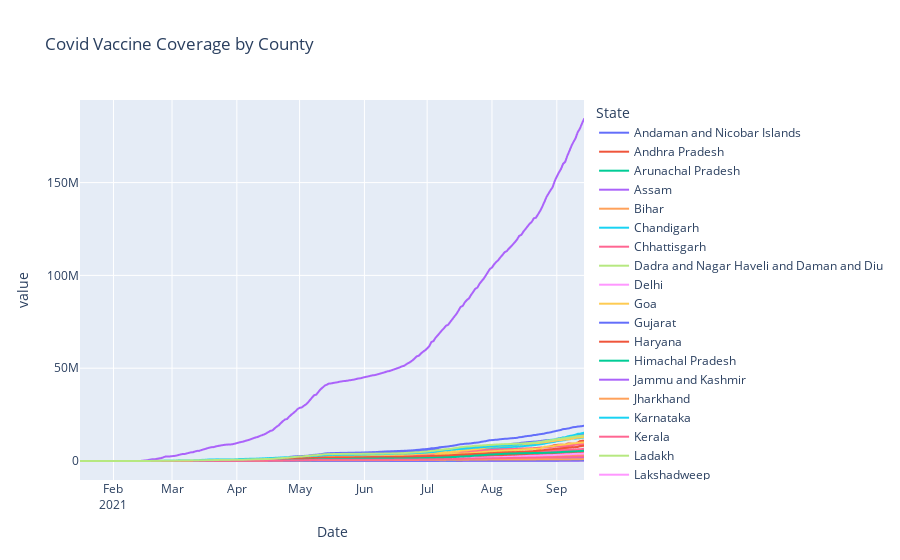

This figure's notebook cell:
### Code cell
fig = px.line(vaccine_state, x='Date', y=vaccine_state.columns,
              hover_data={'Date': "|%B %d, %Y, %a"},
              title='Covid Vaccine Coverage by County')
fig.update_xaxes(
    dtick="M1",
    tickformat="%b\n%Y")
fig.show()

### Figure 1 — Plotly figure (JSON) as saved in the notebook; plotly's stock layout.template omitted (floating-point values rounded to 4 significant figures; data arrays with more than 128 entries replaced by an {"elided": "..."} marker saying what was removed)
{"data": [{"hovertemplate": "State=Andaman and Nicobar Islands<br>Date=%{x|%B %d, %Y, %a}<br>value=%{y}<extra></extra>", "legendgroup": "Andaman and Nicobar Islands", "line": {"color": "#636efa", "dash": "solid"}, "marker": {"symbol": "circle"}, "mode": "lines", "name": "Andaman and Nicobar Islands", "showlegend": true, "type": "scattergl", "x": {"elided": "240 str values"}, "xaxis": "x", "y": {"elided": "240 int values"}, "yaxis": "y"}, {"hovertemplate": "State=Andhra Pradesh<br>Date=%{x|%B %d, %Y, %a}<br>value=%{y}<extra></extra>", "legendgroup": "Andhra Pradesh", "line": {"color": "#EF553B", "dash": "solid"}, "marker": {"symbol": "circle"}, "mode": "lines", "name": "Andhra Pradesh", "showlegend": true, "type": "scattergl", "x": {"elided": "240 str values"}, "xaxis": "x", "y": {"elided": "240 int values"}, "yaxis": "y"}, {"hovertemplate": "State=Arunachal Pradesh<br>Date=%{x|%B %d, %Y, %a}<br>value=%{y}<extra></extra>", "legendgroup": "Arunachal Pradesh", "line": {"color": "#00cc96", "dash": "solid"}, "marker": {"symbol": "circle"}, "mode": "lines", "name": "Arunachal Pradesh", "showlegend": true, "type": "scattergl", "x": {"elided": "240 str values"}, "xaxis": "x", "y": {"elided": "240 int values"}, "yaxis": "y"}, {"hovertemplate": "State=Assam<br>Date=%{x|%B %d, %Y, %a}<br>value=%{y}<extra></extra>", "legendgroup": "Assam", "line": {"color": "#ab63fa", "dash": "solid"}, "marker": {"symbol": "circle"}, "mode": "lines", "name": "Assam", "showlegend": true, "type": "scattergl", "x": {"elided": "240 str values"}, "xaxis": "x", "y": {"elided": "240 int values"}, "yaxis": "y"}, {"hovertemplate": "State=Bihar<br>Date=%{x|%B %d, %Y, %a}<br>value=%{y}<extra></extra>", "legendgroup": "Bihar", "line": {"color": "#FFA15A", "dash": "solid"}, "marker": {"symbol": "circle"}, "mode": "lines", "name": "Bihar", "showlegend": true, "type": "scattergl", "x": {"elided": "240 str values"}, "xaxis": "x", "y": {"elided": "240 int values"}, "yaxis": "y"}, {"hovertemplate": "State=Chandigarh<br>Date=%{x|%B %d, %Y, %a}<br>value=%{y}<extra></extra>", "legendgroup": "Chandigarh", "line": {"color": "#19d3f3", "dash": "solid"}, "marker": {"symbol": "circle"}, "mode": "lines", "name": "Chandigarh", "showlegend": true, "type": "scattergl", "x": {"elided": "240 str values"}, "xaxis": "x", "y": {"elided": "240 int values"}, "yaxis": "y"}, {"hovertemplate": "State=Chhattisgarh<br>Date=%{x|%B %d, %Y, %a}<br>value=%{y}<extra></extra>", "legendgroup": "Chhattisgarh", "line": {"color": "#FF6692", "dash": "solid"}, "marker": {"symbol": "circle"}, "mode": "lines", "name": "Chhattisgarh", "showlegend": true, "type": "scattergl", "x": {"elided": "240 str values"}, "xaxis": "x", "y": {"elided": "240 int values"}, "yaxis": "y"}, {"hovertemplate": "State=Dadra and Nagar Haveli and Daman and Diu<br>Date=%{x|%B %d, %Y, %a}<br>value=%{y}<extra></extra>", "legendgroup": "Dadra and Nagar Haveli and Daman and Diu", "line": {"color": "#B6E880", "dash": "solid"}, "marker": {"symbol": "circle"}, "mode": "lines", "name": "Dadra and Nagar Haveli and Daman and Diu", "showlegend": true, "type": "scattergl", "x": {"elided": "240 str values"}, "xaxis": "x", "y": {"elided": "240 int values"}, "yaxis": "y"}, {"hovertemplate": "State=Delhi<br>Date=%{x|%B %d, %Y, %a}<br>value=%{y}<extra></extra>", "legendgroup": "Delhi", "line": {"color": "#FF97FF", "dash": "solid"}, "marker": {"symbol": "circle"}, "mode": "lines", "name": "Delhi", "showlegend": true, "type": "scattergl", "x": {"elided": "240 str values"}, "xaxis": "x", "y": {"elided": "240 int values"}, "yaxis": "y"}, {"hovertemplate": "State=Goa<br>Date=%{x|%B %d, %Y, %a}<br>value=%{y}<extra></extra>", "legendgroup": "Goa", "line": {"color": "#FECB52", "dash": "solid"}, "marker": {"symbol": "circle"}, "mode": "lines", "name": "Goa", "showlegend": true, "type": "scattergl", "x": {"elided": "240 str values"}, "xaxis": "x", "y": {"elided": "240 int values"}, "yaxis": "y"}, {"hovertemplate": "State=Gujarat<br>Date=%{x|%B %d, %Y, %a}<br>value=%{y}<extra></extra>", "legendgroup": "Gujarat", "line": {"color": "#636efa", "dash": "solid"}, "marker": {"symbol": "circle"}, "mode": "lines", "name": "Gujarat", "showlegend": true, "type": "scattergl", "x": {"elided": "240 str values"}, "xaxis": "x", "y": {"elided": "240 int values"}, "yaxis": "y"}, {"hovertemplate": "State=Haryana<br>Date=%{x|%B %d, %Y, %a}<br>value=%{y}<extra></extra>", "legendgroup": "Haryana", "line": {"color": "#EF553B", "dash": "solid"}, "marker": {"symbol": "circle"}, "mode": "lines", "name": "Haryana", "showlegend": true, "type": "scattergl", "x": {"elided": "240 str values"}, "xaxis": "x", "y": {"elided": "240 int values"}, "yaxis": "y"}, {"hovertemplate": "State=Himachal Pradesh<br>Date=%{x|%B %d, %Y, %a}<br>value=%{y}<extra></extra>", "legendgroup": "Himachal Pradesh", "line": {"color": "#00cc96", "dash": "solid"}, "marker": {"symbol": "circle"}, "mode": "lines", "name": "Himachal Pradesh", "showlegend": true, "type": "scattergl", "x": {"elided": "240 str values"}, "xaxis": "x", "y": {"elided": "240 int values"}, "yaxis": "y"}, {"hovertemplate": "State=Jammu and Kashmir<br>Date=%{x|%B %d, %Y, %a}<br>value=%{y}<extra></extra>", "legendgroup": "Jammu and Kashmir", "line": {"color": "#ab63fa", "dash": "solid"}, "marker": {"symbol": "circle"}, "mode": "lines", "name": "Jammu and Kashmir", "showlegend": true, "type": "scattergl", "x": {"elided": "240 str values"}, "xaxis": "x", "y": {"elided": "240 int values"}, "yaxis": "y"}, {"hovertemplate": "State=Jharkhand<br>Date=%{x|%B %d, %Y, %a}<br>value=%{y}<extra></extra>", "legendgroup": "Jharkhand", "line": {"color": "#FFA15A", "dash": "solid"}, "marker": {"symbol": "circle"}, "mode": "lines", "name": "Jharkhand", "showlegend": true, "type": "scattergl", "x": {"elided": "240 str values"}, "xaxis": "x", "y": {"elided": "240 int values"}, "yaxis": "y"}, {"hovertemplate": "State=Karnataka<br>Date=%{x|%B %d, %Y, %a}<br>value=%{y}<extra></extra>", "legendgroup": "Karnataka", "line": {"color": "#19d3f3", "dash": "solid"}, "marker": {"symbol": "circle"}, "mode": "lines", "name": "Karnataka", "showlegend": true, "type": "scattergl", "x": {"elided": "240 str values"}, "xaxis": "x", "y": {"elided": "240 int values"}, "yaxis": "y"}, {"hovertemplate": "State=Kerala<br>Date=%{x|%B %d, %Y, %a}<br>value=%{y}<extra></extra>", "legendgroup": "Kerala", "line": {"color": "#FF6692", "dash": "solid"}, "marker": {"symbol": "circle"}, "mode": "lines", "name": "Kerala", "showlegend": true, "type": "scattergl", "x": {"elided": "240 str values"}, "xaxis": "x", "y": {"elided": "240 int values"}, "yaxis": "y"}, {"hovertemplate": "State=Ladakh<br>Date=%{x|%B %d, %Y, %a}<br>value=%{y}<extra></extra>", "legendgroup": "Ladakh", "line": {"color": "#B6E880", "dash": "solid"}, "marker": {"symbol": "circle"}, "mode": "lines", "name": "Ladakh", "showlegend": true, "type": "scattergl", "x": {"elided": "240 str values"}, "xaxis": "x", "y": {"elided": "240 int values"}, "yaxis": "y"}, {"hovertemplate": "State=Lakshadweep<br>Date=%{x|%B %d, %Y, %a}<br>value=%{y}<extra></extra>", "legendgroup": "Lakshadweep", "line": {"color": "#FF97FF", "dash": "solid"}, "marker": {"symbol": "circle"}, "mode": "lines", "name": "Lakshadweep", "showlegend": true, "type": "scattergl", "x": {"elided": "240 str values"}, "xaxis": "x", "y": {"elided": "240 int values"}, "yaxis": "y"}, {"hovertemplate": "State=Madhya Pradesh<br>Date=%{x|%B %d, %Y, %a}<br>value=%{y}<extra></extra>", "legendgroup": "Madhya Pradesh", "line": {"color": "#FECB52", "dash": "solid"}, "marker": {"symbol": "circle"}, "mode": "lines", "name": "Madhya Pradesh", "showlegend": true, "type": "scattergl", "x": {"elided": "240 str values"}, "xaxis": "x", "y": {"elided": "240 int values"}, "yaxis": "y"}, {"hovertemplate": "State=Maharashtra<br>Date=%{x|%B %d, %Y, %a}<br>value=%{y}<extra></extra>", "legendgroup": "Maharashtra", "line": {"color": "#636efa", "dash": "solid"}, "marker": {"symbol": "circle"}, "mode": "lines", "name": "Maharashtra", "showlegend": true, "type": "scattergl", "x": {"elided": "240 str values"}, "xaxis": "x", "y": {"elided": "240 int values"}, "yaxis": "y"}, {"hovertemplate": "State=Manipur<br>Date=%{x|%B %d, %Y, %a}<br>value=%{y}<extra></extra>", "legendgroup": "Manipur", "line": {"color": "#EF553B", "dash": "solid"}, "marker": {"symbol": "circle"}, "mode": "lines", "name": "Manipur", "showlegend": true, "type": "scattergl", "x": {"elided": "240 str values"}, "xaxis": "x", "y": {"elided": "240 int values"}, "yaxis": "y"}, {"hovertemplate": "State=Meghalaya<br>Date=%{x|%B %d, %Y, %a}<br>value=%{y}<extra></extra>", "legendgroup": "Meghalaya", "line": {"color": "#00cc96", "dash": "solid"}, "marker": {"symbol": "circle"}, "mode": "lines", "name": "Meghalaya", "showlegend": true, "type": "scattergl", "x": {"elided": "240 str values"}, "xaxis": "x", "y": {"elided": "240 int values"}, "yaxis": "y"}, {"hovertemplate": "State=Miscellaneous<br>Date=%{x|%B %d, %Y, %a}<br>value=%{y}<extra></extra>", "legendgroup": "Miscellaneous", "line": {"color": "#ab63fa", "dash": "solid"}, "marker": {"symbol": "circle"}, "mode": "lines", "name": "Miscellaneous", "showlegend": true, "type": "scattergl", "x": {"elided": "240 str values"}, "xaxis": "x", "y": {"elided": "240 int values"}, "yaxis": "y"}, {"hovertemplate": "State=Mizoram<br>Date=%{x|%B %d, %Y, %a}<br>value=%{y}<extra></extra>", "legendgroup": "Mizoram", "line": {"color": "#FFA15A", "dash": "solid"}, "marker": {"symbol": "circle"}, "mode": "lines", "name": "Mizoram", "showlegend": true, "type": "scattergl", "x": {"elided": "240 str values"}, "xaxis": "x", "y": {"elided": "240 int values"}, "yaxis": "y"}, {"hovertemplate": "State=Nagaland<br>Date=%{x|%B %d, %Y, %a}<br>value=%{y}<extra></extra>", "legendgroup": "Nagaland", "line": {"color": "#19d3f3", "dash": "solid"}, "marker": {"symbol": "circle"}, "mode": "lines", "name": "Nagaland", "showlegend": true, "type": "scattergl", "x": {"elided": "240 str values"}, "xaxis": "x", "y": {"elided": "240 int values"}, "yaxis": "y"}, {"hovertemplate": "State=Odisha<br>Date=%{x|%B %d, %Y, %a}<br>value=%{y}<extra></extra>", "legendgroup": "Odisha", "line": {"color": "#FF6692", "dash": "solid"}, "marker": {"symbol": "circle"}, "mode": "lines", "name": "Odisha", "showlegend": true, "type": "scattergl", "x": {"elided": "240 str values"}, "xaxis": "x", "y": {"elided": "240 int values"}, "yaxis": "y"}, {"hovertemplate": "State=Puducherry<br>Date=%{x|%B %d, %Y, %a}<br>value=%{y}<extra></extra>", "legendgroup": "Puducherry", "line": {"color": "#B6E880", "dash": "solid"}, "marker": {"symbol": "circle"}, "mode": "lines", "name": "Puducherry", "showlegend": true, "type": "scattergl", "x": {"elided": "240 str values"}, "xaxis": "x", "y": {"elided": "240 int values"}, "yaxis": "y"}, {"hovertemplate": "State=Punjab<br>Date=%{x|%B %d, %Y, %a}<br>value=%{y}<extra></extra>", "legendgroup": "Punjab", "line": {"color": "#FF97FF", "dash": "solid"}, "marker": {"symbol": "circle"}, "mode": "lines", "name": "Punjab", "showlegend": true, "type": "scattergl", "x": {"elided": "240 str values"}, "xaxis": "x", "y": {"elided": "240 int values"}, "yaxis": "y"}, {"hovertemplate": "State=Rajasthan<br>Date=%{x|%B %d, %Y, %a}<br>value=%{y}<extra></extra>", "legendgroup": "Rajasthan", "line": {"color": "#FECB52", "dash": "solid"}, "marker": {"symbol": "circle"}, "mode": "lines", "name": "Rajasthan", "showlegend": true, "type": "scattergl", "x": {"elided": "240 str values"}, "xaxis": "x", "y": {"elided": "240 int values"}, "yaxis": "y"}, {"hovertemplate": "State=Sikkim<br>Date=%{x|%B %d, %Y, %a}<br>value=%{y}<extra></extra>", "legendgroup": "Sikkim", "line": {"color": "#636efa", "dash": "solid"}, "marker": {"symbol": "circle"}, "mode": "lines", "name": "Sikkim", "showlegend": true, "type": "scattergl", "x": {"elided": "240 str values"}, "xaxis": "x", "y": {"elided": "240 int values"}, "yaxis": "y"}, {"hovertemplate": "State=Tamil Nadu<br>Date=%{x|%B %d, %Y, %a}<br>value=%{y}<extra></extra>", "legendgroup": "Tamil Nadu", "line": {"color": "#EF553B", "dash": "solid"}, "marker": {"symbol": "circle"}, "mode": "lines", "name": "Tamil Nadu", "showlegend": true, "type": "scattergl", "x": {"elided": "240 str values"}, "xaxis": "x", "y": {"elided": "240 int values"}, "yaxis": "y"}, {"hovertemplate": "State=Telangana<br>Date=%{x|%B %d, %Y, %a}<br>value=%{y}<extra></extra>", "legendgroup": "Telangana", "line": {"color": "#00cc96", "dash": "solid"}, "marker": {"symbol": "circle"}, "mode": "lines", "name": "Telangana", "showlegend": true, "type": "scattergl", "x": {"elided": "240 str values"}, "xaxis": "x", "y": {"elided": "240 int values"}, "yaxis": "y"}, {"hovertemplate": "State=Total<br>Date=%{x|%B %d, %Y, %a}<br>value=%{y}<extra></extra>", "legendgroup": "Total", "line": {"color": "#ab63fa", "dash": "solid"}, "marker": {"symbol": "circle"}, "mode": "lines", "name": "Total", "showlegend": true, "type": "scattergl", "x": {"elided": "240 str values"}, "xaxis": "x", "y": {"elided": "240 int values"}, "yaxis": "y"}, {"hovertemplate": "State=Tripura<br>Date=%{x|%B %d, %Y, %a}<br>value=%{y}<extra></extra>", "legendgroup": "Tripura", "line": {"color": "#FFA15A", "dash": "solid"}, "marker": {"symbol": "circle"}, "mode": "lines", "name": "Tripura", "showlegend": true, "type": "scattergl", "x": {"elided": "240 str values"}, "xaxis": "x", "y": {"elided": "240 int values"}, "yaxis": "y"}, {"hovertemplate": "State=Uttar Pradesh<br>Date=%{x|%B %d, %Y, %a}<br>value=%{y}<extra></extra>", "legendgroup": "Uttar Pradesh", "line": {"color": "#19d3f3", "dash": "solid"}, "marker": {"symbol": "circle"}, "mode": "lines", "name": "Uttar Pradesh", "showlegend": true, "type": "scattergl", "x": {"elided": "240 str values"}, "xaxis": "x", "y": {"elided": "240 int values"}, "yaxis": "y"}, {"hovertemplate": "State=Uttarakhand<br>Date=%{x|%B %d, %Y, %a}<br>value=%{y}<extra></extra>", "legendgroup": "Uttarakhand", "line": {"color": "#FF6692", "dash": "solid"}, "marker": {"symbol": "circle"}, "mode": "lines", "name": "Uttarakhand", "showlegend": true, "type": "scattergl", "x": {"elided": "240 str values"}, "xaxis": "x", "y": {"elided": "240 int values"}, "yaxis": "y"}, {"hovertemplate": "State=West Bengal<br>Date=%{x|%B %d, %Y, %a}<br>value=%{y}<extra></extra>", "legendgroup": "West Bengal", "line": {"color": "#B6E880", "dash": "solid"}, "marker": {"symbol": "circle"}, "mode": "lines", "name": "West Bengal", "showlegend": true, "type": "scattergl", "x": {"elided": "240 str values"}, "xaxis": "x", "y": {"elided": "240 int values"}, "yaxis": "y"}], "layout": {"legend": {"title": {"text": "State"}, "tracegroupgap": 0}, "title": {"text": "Covid Vaccine Coverage by County"}, "xaxis": {"anchor": "y", "domain": [0, 1], "dtick": "M1", "tickformat": "%b\n%Y", "title": {"text": "Date"}}, "yaxis": {"anchor": "x", "domain": [0, 1], "title": {"text": "value"}}}}
